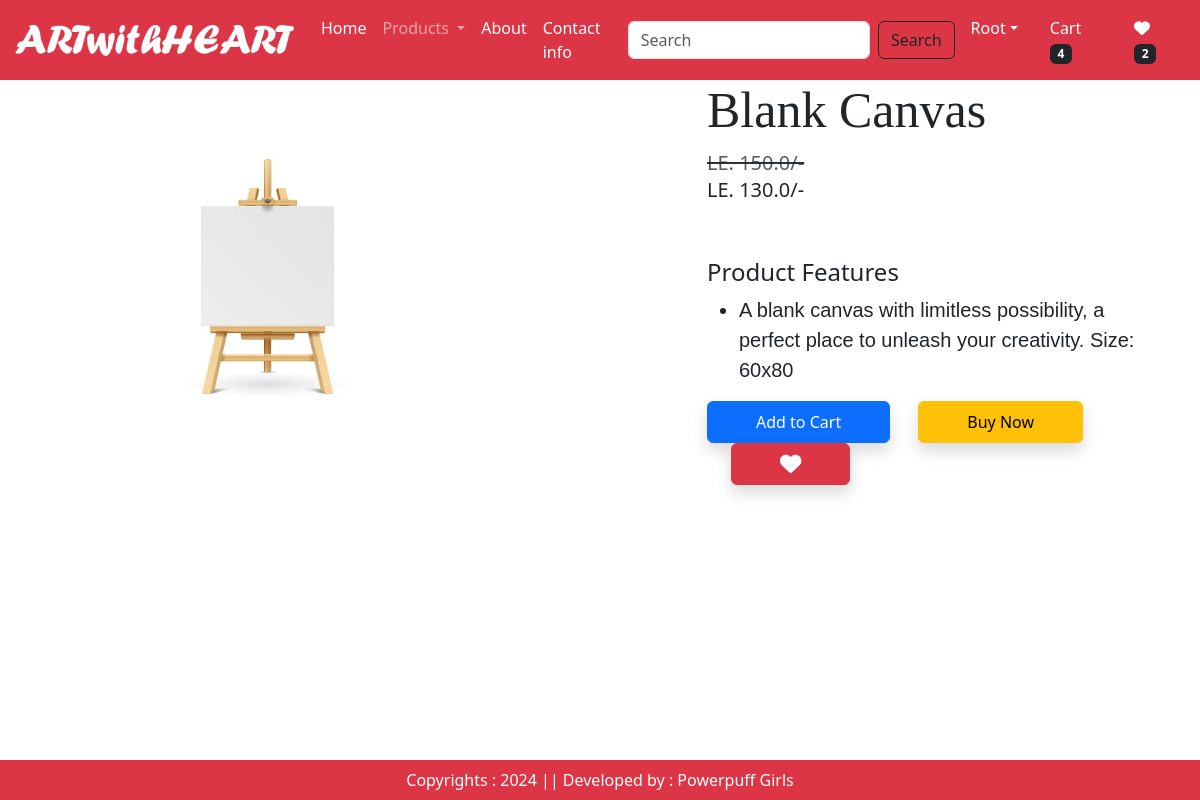
/product-detail/4 (signed in), run on the app's committed database.
### app/models.py (models this page shows, shortened)
class Product(models.Model):
    title = models.CharField(max_length=100)
    selling_price = models.FloatField()
    discounted_price = models.FloatField()
    description = models.TextField()
    composition = models.TextField(default=' ')
    prodapp = models.TextField(default=' ')
    category = models.CharField(choices=CATEGORY_CHOICES,max_length=2)
    product_image = models.ImageField(upload_to='product')

### app/views.py (the view)
# urls.py: path("product-detail/<int:pk>", views.ProductDetail.as_view(),name="product-detail"),
@method_decorator(login_required,name='dispatch')
class ProductDetail(View):
    def get(self, request, pk):
        totalitems = 0
        wishitem = 0
        if request.user.is_authenticated:
            wishitem = len(Wishlist.objects.filter(user=request.user))
            totalitems = len(Cart.objects.filter(user=request.user))
        product = Product.objects.get(pk=pk)
        wishlist = Wishlist.objects.filter(Q(product=product) & Q(user=request.user))
        return render(request,"app/productdetail.html",locals())

### app/templates/app/productdetail.html (shortened to what this page needs)
{% extends 'app/base.html' %}
{% load static %}
{% block main-content %}
    <div class="container">
        <div class="row justify-content-between">
            <div class="col-lg-5 mt-5">
                <img src="{{ product.product_image.url }}" class="image col-xs-6 col-sm-12 col-lg-12 mt-3 text-sm-center w-100 h-75" alt="">
            </div>
            <div class="productdetail col-lg-5">
                <h1 style="font-family: Georgia, 'Times New Roman', Times, serif; font-size: 50px;">{{ product.title }}</h1>
                <small class="text-decoration-line-through text-muted fs-5">
                    <del> LE. {{ product.selling_price }}/-
                </small></del>
                <h5>LE. {{ product.discounted_price }}/-
                </h5>
                <br><br>
                <h4>Product Features</h4>
                <ul class="fs-5" style="font-family: 'Gill Sans', 'Gill Sans MT', Calibri, 'Trebuchet MS', sans-serif;">
                    <li>{{ product.description }}</li>
                </ul>
                <form action="{% url 'add-to-cart' %}" method="get" style="display: inline-block;">
                    <button type="submit" class="btn btn-primary shadow px-5 py-2">Add to Cart</button>
                </form>
                <a href="{% url 'showcart' %}" class="btn btn-warning shadow px-5 py-2 ms-4">Buy Now</a>
                {% if wishlist %}
                <a pid={{product.id}} class="minus-wishlist btn btn-danger shadow px-5 py-2 ms-4">
                    <i class="fas fa-heart fa-lg"></i>
                </a>
                {% else %}
                <a pid={{product.id}} class="plus-wishlist btn btn-success shadow px-5 py-2 ms-4">
                    <i class="fas fa-heart fa-lg"></i>
                </a>
                {% endif %}
            </div>
        </div>
    </div>
{% endblock main-content %}

### app/templates/app/base.html (shortened to what this page needs)
<!DOCTYPE html>
{% load static %}
<html lang="en">
  <head>
    <link href="https://cdn.jsdelivr.net/npm/bootstrap@5.3.3/dist/css/bootstrap.min.css" rel="stylesheet">
    <link rel="stylesheet" href="{% static 'app/css/owl.carousel.min.css' %}">
    <link rel="stylesheet" href="{% static 'app/css/all.min.css' %}">
    <link rel="stylesheet" href="{% static 'app/css/styles.css' %}">
  </head>
  <body>
    <nav class="navbar navbar-expand-lg navbar-dark bg-danger">
      <div class="container-fluid">
        <a class="navbar-brand" href="#">
          <img src="{% static 'app/images/neel.png' %}" width = "285" height = "50">
        </a>
        <div class="collapse navbar-collapse" id="navbarSupportedContent">
          <ul class="navbar-nav me-auto mb-2 mb-lg-0">
            {% if request.user.is_authenticated %}
            <li class="nav-item">
              <a class="nav-link active" aria-current="page" href="/">Home</a>
            </li>
            <li class="nav-item dropdown">
              <a class="nav-link dropdown-toggle" href="#" role="button" data-bs-toggle="dropdown" aria-expanded="false">
                Products
              </a>
            </li>
            <li class="nav-item">
              <a class="nav-link text-white" href="{% url 'about' %}">About</a>
            </li>
            <li class="nav-item">
              <a class="nav-link text-white" href="{% url 'contact' %}">Contact info</a>
            </li>
          </ul>
          <form class="d-flex" role="search" action="/search">
            <input class="form-control me-2" type="search" placeholder="Search" aria-label="Search" name="search">
            <button class="btn btn-outline-dark" type="submit">Search</button>
          </form>
        </div>
        <ul class = "navbar-nav me-auto mb-2 mb-lg-0">
          <li class="nav-item dropdown mx-2">
            <a class="nav-link dropdown-toggle text-white" href="#"
            id="profileDropdown" role="button" data-bs-toggle="dropdown"
            aria-expanded="false"><span class="text-capitalize">{{request.user}}</span></a>
          </li>
          <li class="nav-item mx-2">
            <a href="{% url 'showcart' %}" class="nav-link text-white">
              Cart <span class="badge bg-dark">{% if totalitems > 0 %} {{totalitems}} {% endif %}</span>
            </a>
          </li>
          <li class="nav-item mx-2">
            <a href="#" class="nav-link text-white">
              <i class="fa fa-heart"></i>
              <span class="badge bg-dark">{% if wishitem > 0 %} {{wishitem}} {% endif %}</span>
            </a>
          </li>
          {% endif %}
        </ul>
      </div>
    </nav>
    {% block main-content %}{% endblock main-content %}
    <footer class="container-fluid fixed-bottom bg-danger  text-white text-center p-2 mt-5">
       Copyrights : 2024 || Developed by : Powerpuff Girls
    </footer>
</body>
</html>

### data on the page
Product: product_image (placeholder picture), title "Blank Canvas", selling_price "150.0", discounted_price "130.0", description "A blank canvas with limitless possibility, a perfect place to unleash your creativity. Size: 60x80"

### other printed values
{{ request.user }} "Root"
{{ totalitems }} "4"
{{ wishitem }} "2"
